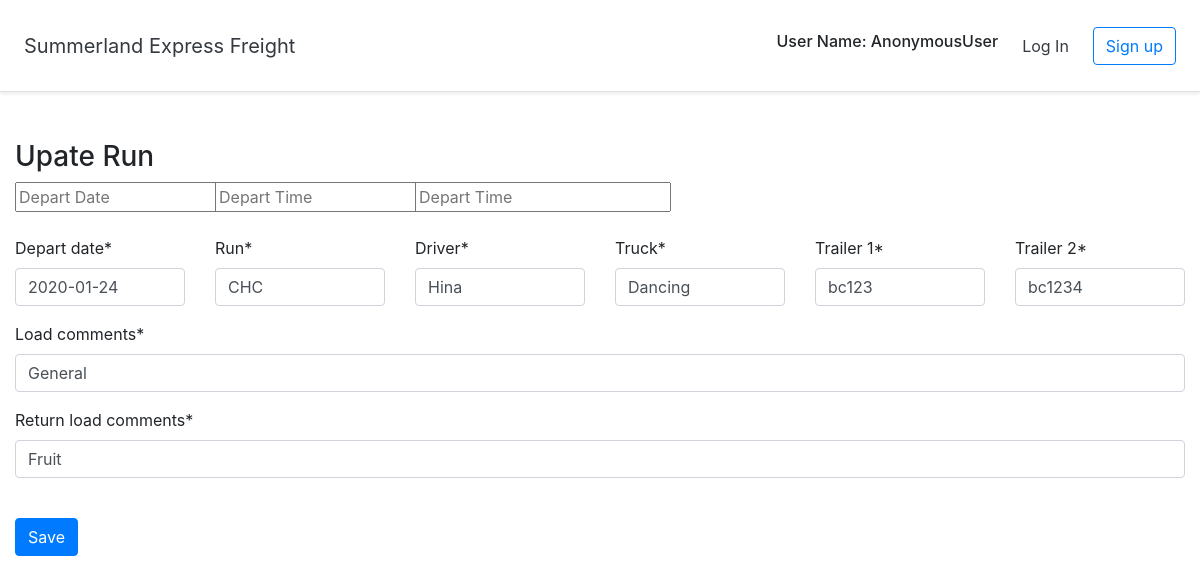
Page /schedule/7/update on the committed database.
### Runs/models.py (models this page shows)
class Runs(models.Model):
    run = models.CharField(max_length=10)
    driver = models.CharField(max_length=50)
    truck = models.CharField(max_length=50)
    trailer_1 = models.CharField(max_length=50)
    trailer_2 = models.CharField(max_length=50)
    load_comments = models.CharField(max_length=255)
    return_load_comments = models.CharField(max_length=255)
    depart_date = models.DateField()
    depart_time = models.TimeField()
    user = models.ForeignKey(User, on_delete=models.CASCADE)
    objects = models.Manager()
    Planned_depart_time = models.TimeField()

### Runs/views.py (the view)
# urls.py: path('schedule/<int:pk>/update', views.update_run.as_view(), name='update_run' ),
class update_run(UpdateView):
    model = Runs
    template_name ='Runs/update.html'
    fields = ['run','driver', 'truck','trailer_1', 'trailer_2', 'load_comments', 'return_load_comments','depart_date','depart_time','Planned_depart_time']
    success_url =   reverse_lazy('detail_run')

### Runs/templates/Runs/update.html (shortened to what this page needs)
{% extends 'Runs/base.html' %}
{% load crispy_forms_tags %}
{% block content %}
<div class=" container-fluid pt-5">
    <h3>Upate Run</h3>
<form action="" method="post">
<div class="row">
    <div class="col-2">
      <input id='departdate' name='depart_date' placeholder="Depart Date"></input>
    </div>
    <div class="col-2">
      <input id='departtime' name='depart_time'placeholder="Depart Time" ></input>
    </div>
     <div class="col-2">
      <input id='departtime2' name='depart_time'placeholder="Depart Time" ></input>
    </div>
</div>
<br>
<div class="row">
    <div class="col-2">
      {{ form.depart_date|as_crispy_field }}
    </div>
    <div class="col-2">
      {{ form.run|as_crispy_field }}
    </div>
    <div class="col-2">
      {{ form.driver|as_crispy_field }}
    </div>
    <div class="col-2">
        {{ form.truck|as_crispy_field }}
    </div>
    <div class="col-2">
        {{ form.trailer_1|as_crispy_field }}
    </div>
    <div class="col-2">
        {{ form.trailer_2|as_crispy_field }}
    </div>
</div>
<div class="row">
    <div class="col-12">
      {{ form.load_comments|as_crispy_field }}
    </div>
</div>
<div class="row">
    <div class="col-12">
      {{ form.return_load_comments|as_crispy_field }}
    </div>
</div>
<br>
<input type='submit' value="Save" class="btn btn-primary">
</form>
</div>
{% endblock content %}

### rows in the picture
Runs: depart_date "2020-01-24", run "CHC", driver "Hina", truck "Dancing", trailer_1 "bc123", trailer_2 "bc1234", load_comments "General", return_load_comments "Fruit"

### other values in the picture
{{ user }} "AnonymousUser"
